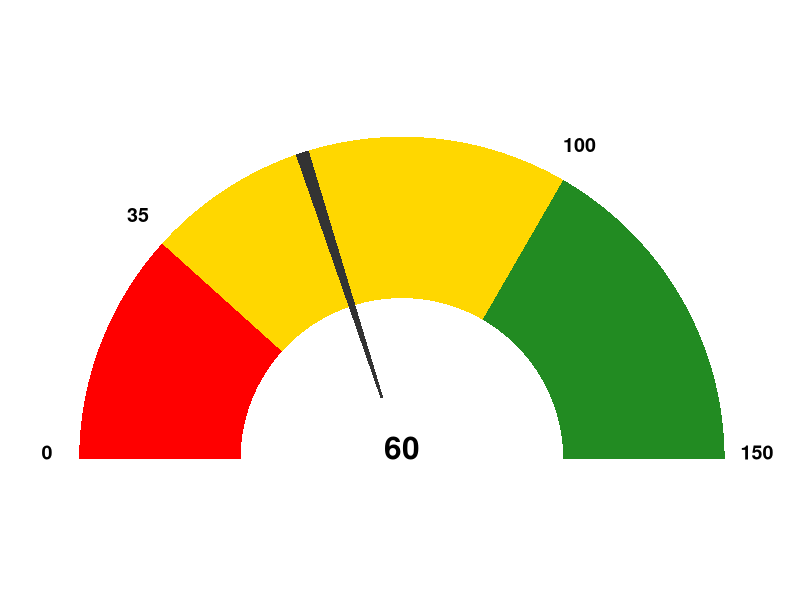

Generate this figure with R:
gg.gauge <- function(pos,breaks=c(0,30,70,150)) {
  require(ggplot2)
  get.poly <- function(a,b,r1=0.5,r2=1.0) {
    th.start <- pi*(1-a/150)
    th.end   <- pi*(1-b/150)
    th       <- seq(th.start,th.end,length=150)
    x        <- c(r1*cos(th),rev(r2*cos(th)))
    y        <- c(r1*sin(th),rev(r2*sin(th)))
    return(data.frame(x,y))
  }
  ggplot()+ 
    geom_polygon(data=get.poly(breaks[1],breaks[2]),aes(x,y),fill="red")+
    geom_polygon(data=get.poly(breaks[2],breaks[3]),aes(x,y),fill="gold")+
    geom_polygon(data=get.poly(breaks[3],breaks[4]),aes(x,y),fill="forestgreen")+
    geom_polygon(data=get.poly(pos-1,pos+1,0.2),aes(x,y))+
    geom_text(data=as.data.frame(breaks), size=5, fontface="bold", vjust=0,
              aes(x=1.1*cos(pi*(1-breaks/150)),y=1.1*sin(pi*(1-breaks/150)),label=paste0(breaks,"")))+
    annotate("text",x=0,y=0,label=pos,vjust=0,size=8,fontface="bold")+
    coord_fixed()+
    theme_bw()+
    theme(axis.text=element_blank(),
          axis.title=element_blank(),
          axis.ticks=element_blank(),
          panel.grid=element_blank(),
          panel.border=element_blank()) 
}
gg.gauge(60,breaks=c(0,35,100,150))

